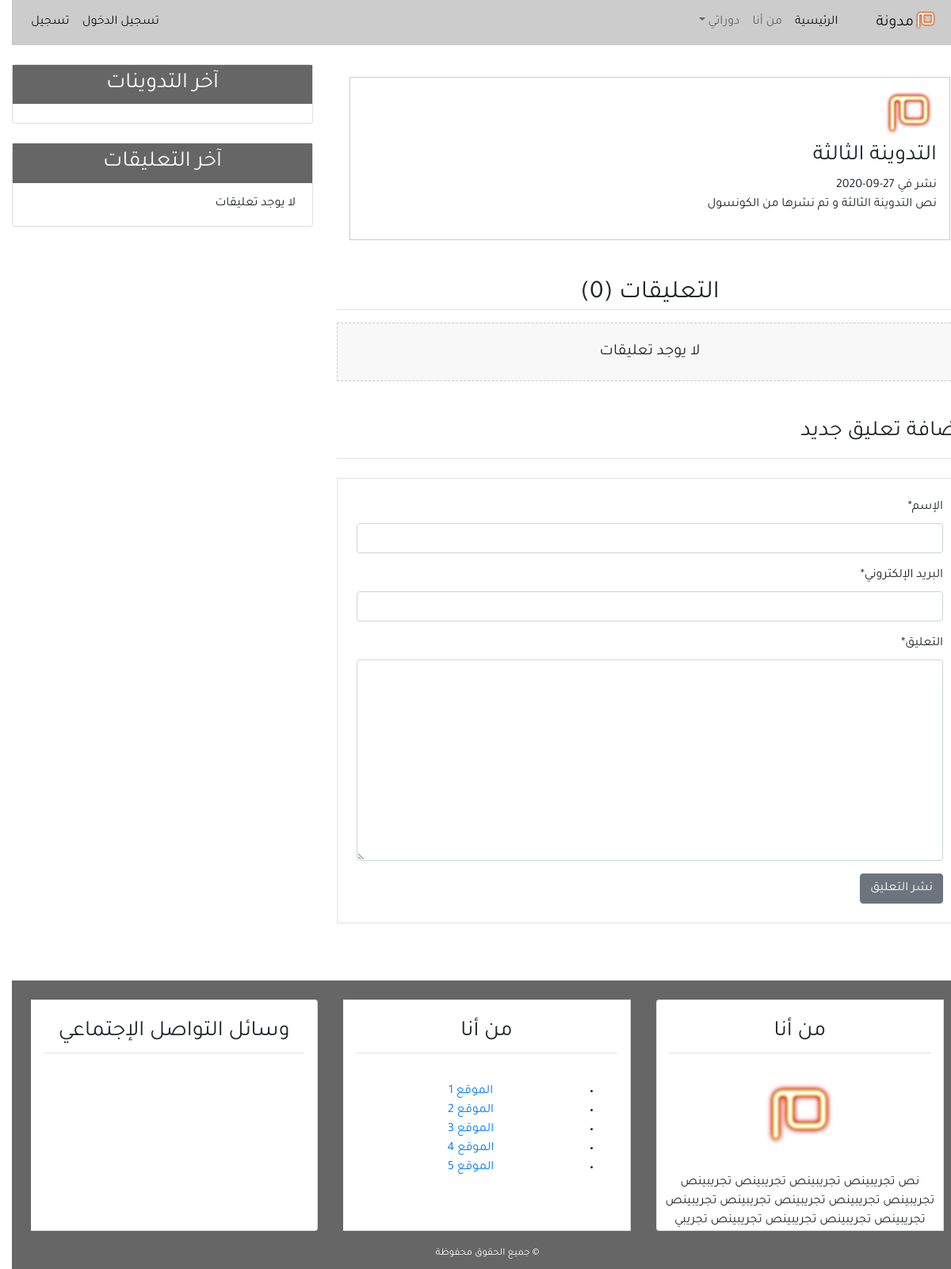
The page /detail/3/ on the database as committed earlier.
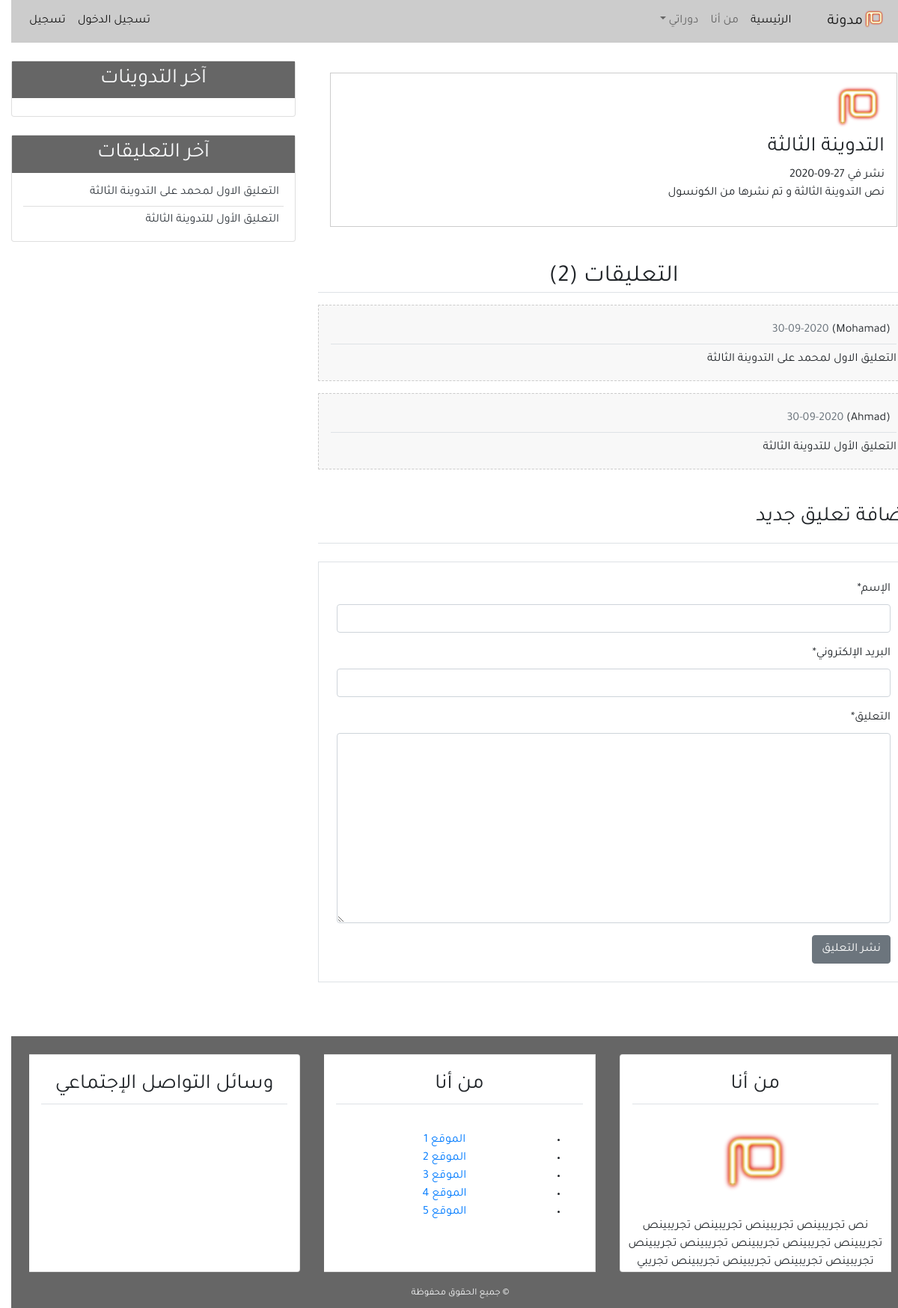
The same page on the database as committed later.
### blog/models.py (models this page shows, shortened)
class Comment(models.Model):
    name = models.CharField(max_length=50, verbose_name='الإسم')
    email = models.EmailField(verbose_name='البريد الإلكتروني')
    body = models.TextField(verbose_name='التعليق')
    comment_date = models.DateTimeField(auto_now_add=True)
    active = models.BooleanField(default=False)
    post = models.ForeignKey(Post, on_delete=models.CASCADE, related_name='comments')
    class Meta:
        ordering = ('-comment_date', )

### blog/views.py (the view, shortened to what this page needs)
# urls.py: path('detail/<int:post_id>/', views.post_detail, name='detail'),
def post_detail(request, post_id):
    post = get_object_or_404(Post, pk=post_id)
    comments = post.comments.filter(active=True)
    comment_form = NewComment()
    new_comment = None
    context = {
        'title': post.title,
        'post': post,
        'comments': comments,
        'comment_form': comment_form,
    }
    return render(request, 'blog/detail.html', context)

### blog/forms.py
class NewComment(forms.ModelForm):
    class Meta:
        model = Comment
        fields = ('name', 'email', 'body')

### blog/templates/blog/detail.html (shortened to what this page needs)
{% extends 'blog/base.html' %}
{% block content %}
{% load crispy_forms_tags %}
    <div class="post p-3 m-3">
        <img class="ing-fluid" width="70px" src="../../static/blog/images/mim-logo.png" alt="صورة الناشر">
        <h3>{{post.title}}</h3>
        <span>نشر في {{post.post_date | date:"d-m-Y"}}</span>
        <p>{{post.content}}</p>
    </div>
    <h2 class="border-bottom text-center mt-5 mb-3">التعليقات ({{comments.count}})</h2>
    {% if comments %}
        {% for comment in comments %}
            <div class="mb-3 p-3 comment">
                <h6 class="border-bottom p-2">
                    ({{comment.name}}) <span class="text-secondary">{{comment.comment_date|date:'d-m-Y'}}</span>
                </h6>
                <p class="mb-0">{{comment.body}}</p>
            </div>
        {% endfor %}
    {% else %}
        <div class="text-center mb-3 p-4 comment">
            <h5 class="mb-0">لا يوجد تعليقات</h5>
        </div>
    {% endif %}
    <h3 class="border-bottom pb-3 mb-3 mt-5">إضافة تعليق جديد</h3>
    <div class="border p-4 mb-5 mt-4">
        <form method="POST">
            {{comment_form|crispy}}
            <input class="btn btn-secondary" type="submit" value="نشر التعليق">
        </form>
    </div>
{% endblock content %}

### blog/templates/blog/latest_comment.html
<ul class="list-group-flush latest-comment">
    {% for comment in comments %}
        <li class="list-group-item latest-comment-item">
            <a href="{% url 'detail' comment.post.pk %}" class="text-dark">{{ comment.body}}</a>
        </li>
    {% empty %}
    <li class="list-group-item latest-comment-item">لا يوجد تعليقات</li>
    {% endfor %}
</ul>

Rows that differ between the two databases and show on the page:
added Comment: name "Mohamad", comment_date "30-09-2020", body "التعليق الاول لمحمد على التدوينة الثالثة"
added Comment: name "Ahmad", comment_date "30-09-2020", body "التعليق الأول للتدوينة الثالثة"
Other text that changed with them:
{{ comments.count }}: "0" → "2"
text no longer shown: "لا يوجد تعليقات لا يوجد تعليقات"
